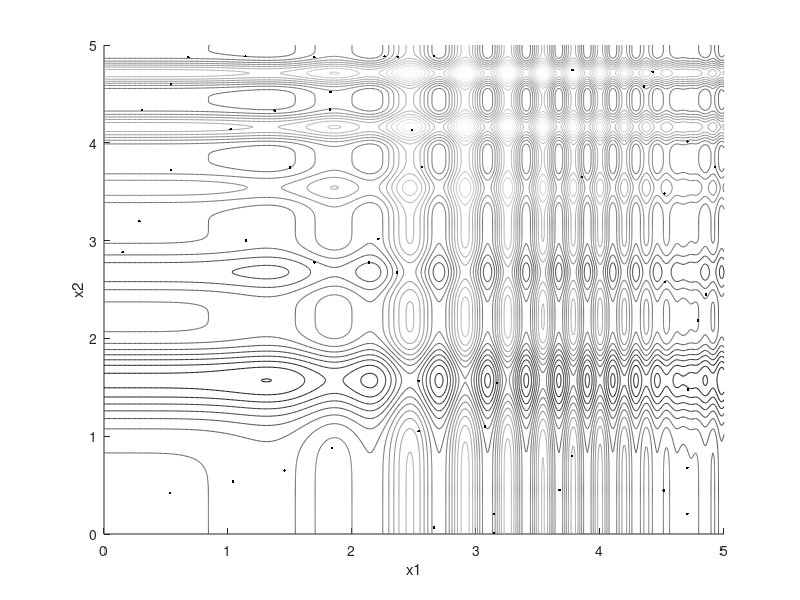
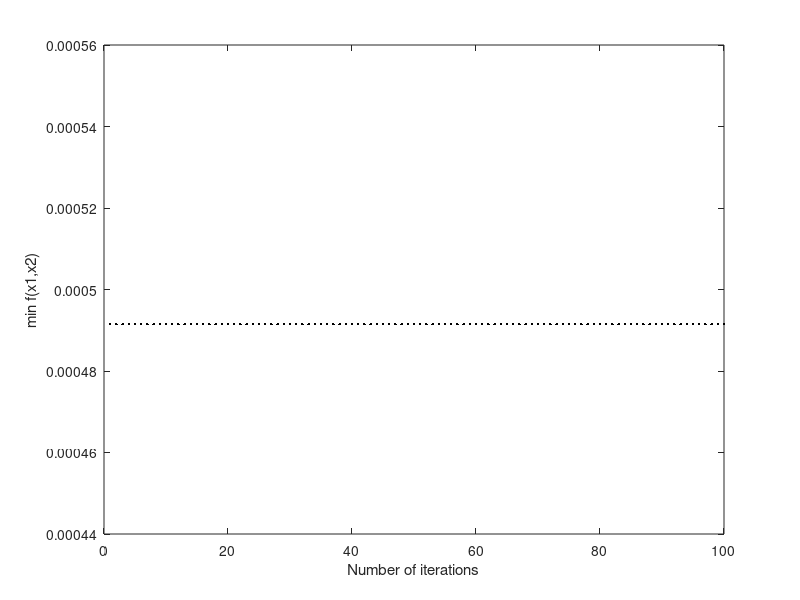
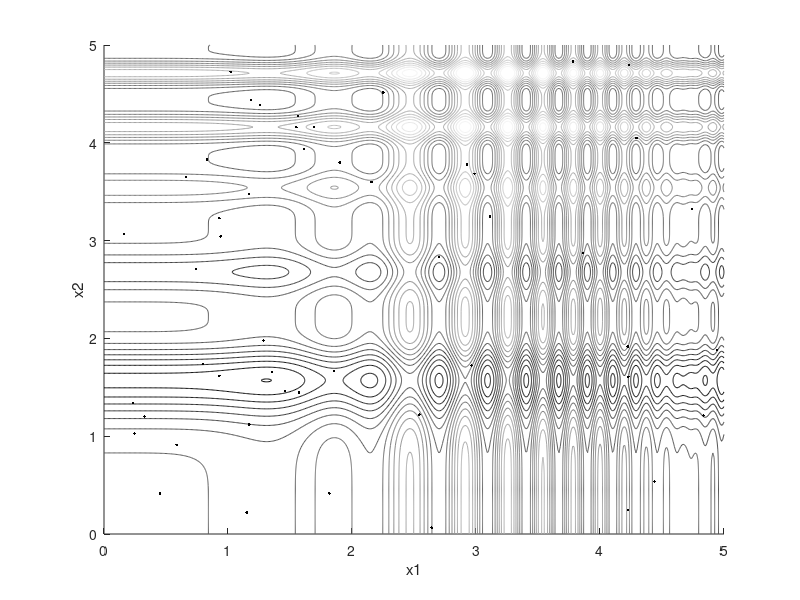

Recreate these plots in MATLAB, in order.
% Ant Colony Optimization to minimize functions  
% writen by Faramarz Faghihi

clear all
X = [0:0.01:5];Y = [0:0.01:5];
n = 2;              % variables number
N = 50;             % the number of ants in the colony 
p = 1000;    
Rho = .5;Zeta = 20; % parameters values

%------------------------------------------------------------
for i=1:length(X)
    for j=1:length(Y)
        f(i,j) = -cos(Y(j))*sin(Y(j)^3/pi)^2-sin(X(i))*sin(2*X(i)^2/pi)^4;
        
    end
end
%------------------------------------------------------------

X1 = linspace(0,5,p);
X2 = linspace(0,5,p);
Tau = ones(2,length(X1));
Iteration_best_Fit(1) = 1000;
%--------------------------------------------------------
figure(1);clf;hold on
contour(X,Y,f,20)
xlabel('x1')
ylabel('x2')
axis([0 5 0 5])
colormap(gray)
%--------------------------------------------------------
figure(3);clf;hold on
contour(X,Y,f,20)
xlabel('x1')
ylabel('x2')
axis([0 5 0 5])
colormap(gray)
%--------------------------------------------------------

for k=1:100
        P = [Tau(1,1:end)/sum(Tau(1,1:end));Tau(2,1:end)/sum(Tau(2,1:end))]; %  probabilities matrix
        % implementing roulette-wheel
        cum_prob = [cumsum(P(1,1:end));cumsum(P(2,1:end))]; %cumulative probability
        cum_prob(:,1) = [0;0]; 
        for j=1:N
            Index = find(cum_prob(1,1:end)<=rand,1,'last');
            x1(1,j) = X1(Index);
            
            Index = find(cum_prob(2,1:end)<=rand,1,'last');
            x2(1,j) = X2(Index);
        end
        
        if k==1
            px = x1; py=x2;
        end
            
        f = -cos(Y(j))*sin(Y(j)^3/pi)^2-sin(X(i))*sin(2*X(i)^2/pi)^4;
        f_best = min(f);
        f_worst = max(f);
        Tau_old = (1-Rho)*Tau;
        Delta_Tau = abs(Zeta*f_best/(f_worst));
        
      
        if f_best<min(Iteration_best_Fit)
            Iteration_best_Fit(k) = f_best;
        else
            Iteration_best_Fit(k) = min(Iteration_best_Fit);
        end
            
                Index = find(f==f_best);
        
        for j=1:length(Index) % in general multiple ants use the best path
            i2 = find(X1==x1(Index(j)));
            j2 = find(X2==x2(Index(j)));
            Tau(1,i2) = Tau_old(1,i2)+Delta_Tau;
            Tau(2,j2) = Tau_old(2,j2)+Delta_Tau;
        end
               
end

x1_Best = X1(i2)
x2_Best = X2(j2)
figure(1)
plot(x1,x2,'k.')
%---------------------------------------------
figure(2)
plot(Iteration_best_Fit,'k.')
xlabel('Number of iterations')
ylabel('min f(x1,x2)')
%----------------------------------------------
figure(3)
plot(px,py,'k.')

